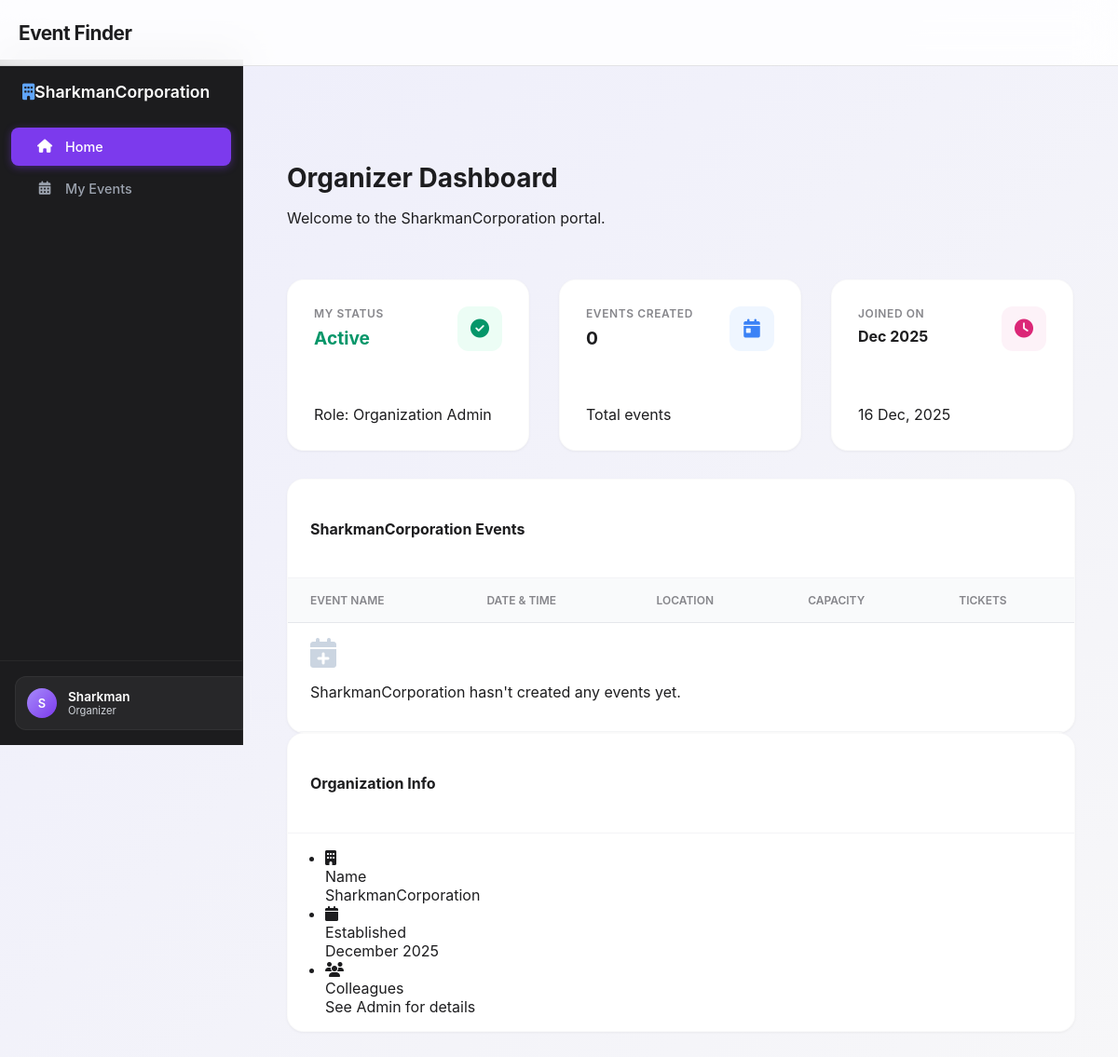
The app's page /dashboard/org/5/user/ (signed in), older data.
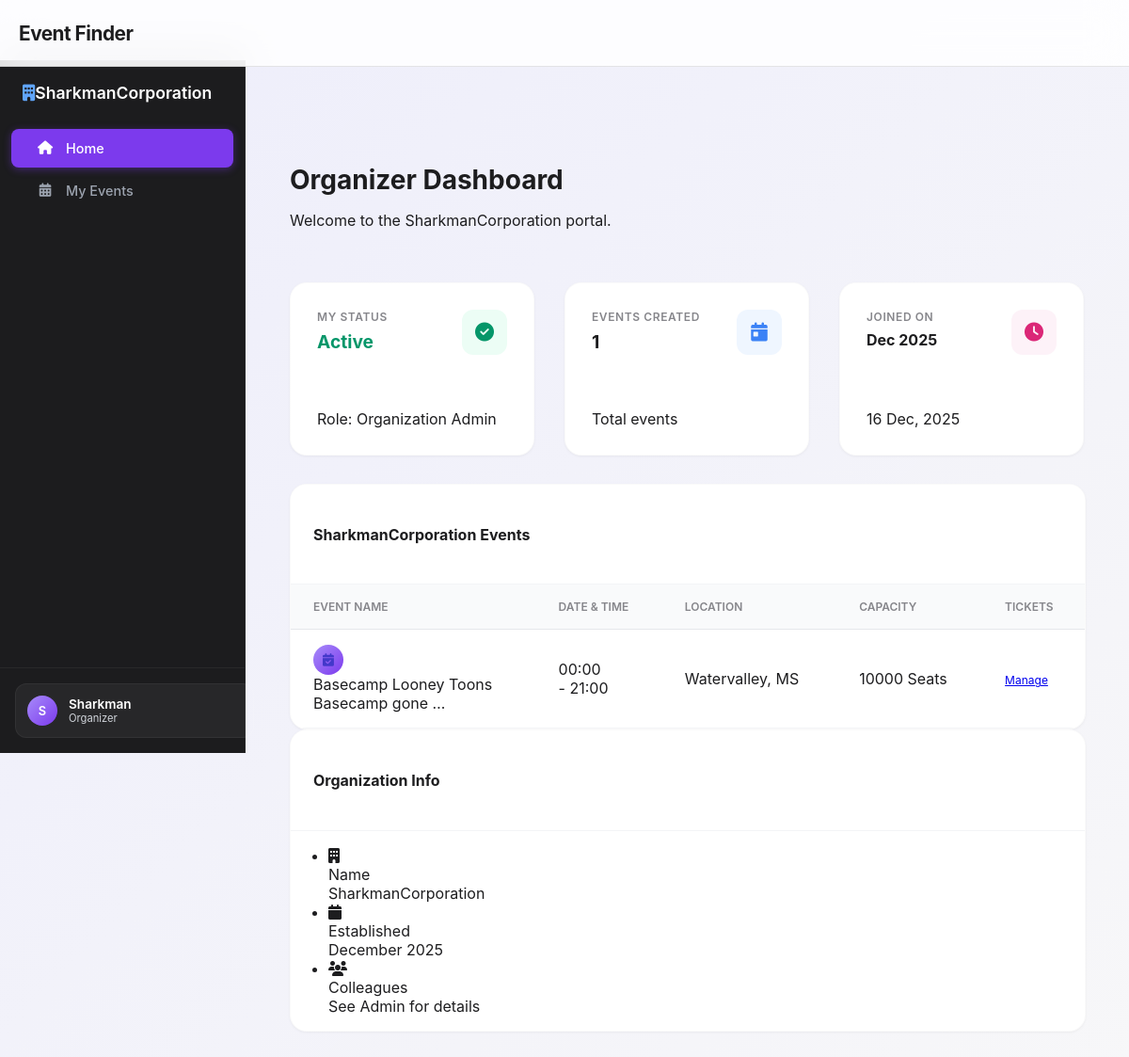
The same page, newer data.
### App/models.py (models this page shows, shortened)
class Organization(models.Model):
    name = models.CharField(max_length=255, unique=True)
    created_at = models.DateTimeField(auto_now_add=True)

class Event(models.Model):
    organization = models.ForeignKey(Organization, on_delete=models.CASCADE)
    title = models.CharField(max_length=100)
    description = models.TextField()
    banner_image = models.ImageField(upload_to='event_images/')
    location = models.CharField(max_length=100)
    date = models.DateField()
    start_time = models.TimeField()
    end_time = models.TimeField()
    capacity = models.IntegerField()
    created_at = models.DateTimeField(auto_now_add=True)

### App/views.py (the view)
# urls.py: path('dashboard/org/<int:org_id>/user/', v.user_dashboard, name='org_user_dashboard'),
@login_required
def user_dashboard(request, org_id):
    membership = OrganizationMembership.objects.filter(
        user=request.user,
        organization_id=org_id,
        status='active'
    ).first()
    if not membership:
        messages.error(request, "You do not belong to this organization.")
        return redirect("home_page")
    my_events = Event.objects.filter(
        organization=membership.organization
    ).order_by('-created_at')
    return render(request, "org_user_dashboard.html", {
        "organization": membership.organization,
        "membership": membership,
        "my_events": my_events,
    })

### App/context_processors.py (called while the page is built)
def current_url(request):
    return {
        'current_path': request.path,
        'current_full_url': request.get_full_path(),
        'current_absolute_uri': request.build_absolute_uri(),
    }

def base_view(request):
    if not request.user.is_authenticated:
        return {}
    membership = OrganizationMembership.objects.filter(user=request.user).first()
    if not membership:
        return {}
    if membership.role == "admin":
        status = 1
    elif membership.role == 'user':
        status = 2
    else:
        status = 3
    return {
        'status': status,
        'membership': membership
    }

### App/templates/org_user_dashboard.html (shortened to what the changed rows need)
{% extends "base.html" %}
{% load static %}
{% block content %}
<link rel="stylesheet" href="{% static 'admin_dashboard.css' %}">
<nav class="sidebar">
    <div class="sidebar-brand">
        <i class="fas fa-building me-2" style="color: #60a5fa;"></i> {{ organization.name }}
    </div>
    <div class="nav flex-column mt-3">
        <a href="#" class="nav-link active">
        </a>
        <a href="#my-events" class="nav-link">
        </a>
    </div>
    <div class="sidebar-footer">
        <div class="user-profile-btn">
        </div>
    </div>
</nav>
<main class="main-content animate-fade-in">
    <div class="dashboard-header">
        <div>
            <h1 class="page-title">Organizer Dashboard</h1>
            <p class="text-muted m-0 small">Welcome to the {{ organization.name }} portal.</p>
        </div>
    </div>
    <div class="stats-grid">
        <div class="stat-card">
            <div class="stat-header">
                <div>
                    <div class="stat-label">Events Created</div>
                    <div class="stat-value" style="font-size: 1.2rem;">{{ my_events.count }}</div>
                </div>
            </div>
        </div>
    </div>
    <div class="row g-4">
        <div class="col-lg-8" id="my-events">
            <div class="table-card h-100">
                <div class="table-header">
                    <h5 class="m-0 fw-bold" style="font-size: 1rem;">{{ organization.name }} Events</h5>
                </div>
                <div class="table-responsive">
                    <table class="table custom-table mb-0">
                        <thead>
                            <tr>
                                <th>Event Name</th>
                                <th>Date & Time</th>
                                <th>Location</th>
                                <th>Capacity</th>
                                <th class="text-end">Tickets</th>
                            </tr>
                        </thead>
                        <tbody>
                            {% for event in my_events %}
                            <tr>
                                <td>
                                    <div class="d-flex align-items-center">
                                        <div class="user-avatar rounded" style="background-color: #e0e7ff; color: #4338ca; width:32px; height:32px;">
                                            <i class="fas fa-calendar-check"></i>
                                        </div>
                                        <div class="ms-2">
                                            <div class="fw-bold text-dark">{{ event.title }}</div>
                                            <div class="small text-muted" style="max-width: 150px; white-space: nowrap; overflow: hidden; text-overflow: ellipsis;">
                                                {{ event.description }}
                                            </div>
                                        </div>
                                    </div>
                                </td>
                                <td class="text-muted small">
                                    <div class="fw-bold text-dark">{{ event.start_time|time:"H:i" }}</div>
                                    <div>- {{ event.end_time|time:"H:i" }}</div>
                                </td>
                                <td class="text-muted small">{{ event.location }}</td>
                                <td>
                                    <span class="badge bg-light text-dark border">
                                        {{ event.capacity }} Seats
                                    </span>
                                </td>
                                <td class="text-end">
                                    <a href="{% url 'ticket_tier' event.id %}" class="btn btn-outline-primary btn-sm py-0" style="font-size: 0.75rem;">
                                        Manage
                                    </a>
                                </td>
                            </tr>
                            {% empty %}
                            <tr>
                                <td colspan="5" class="text-center py-5">
                                    <div class="text-muted">
                                        <i class="fas fa-calendar-plus fa-2x mb-3" style="color: #cbd5e1;"></i>
                                        <p>{{ organization.name }} hasn't created any events yet.</p>
                                    </div>
                                </td>
                            </tr>
                            {% endfor %}
                        </tbody>
                    </table>
                </div>
            </div>
        </div>
        <div class="col-lg-4">
            <div class="table-card mb-4">
                <div class="p-3">
                    <ul class="list-unstyled m-0">
                        <li class="d-flex align-items-center mb-3">
                            <div>
                                <div class="small fw-bold text-dark">Name</div>
                                <div class="small text-muted">{{ organization.name }}</div>
                            </div>
                        </li>
                        <li class="d-flex align-items-center mb-3">
                            <div>
                                <div class="small fw-bold text-dark">Established</div>
                                <div class="small text-muted">{{ organization.created_at|date:"F Y" }}</div>
                            </div>
                        </li>
                    </ul>
                </div>
            </div>
        </div>
    </div>
</main>
{% endblock %}

Row changes from the older to the newer data that the page shows:
shown differently, row unchanged: Organization "SharkmanCorporation": name "SharkmanCorporation" → (not shown)
added Event: title "Basecamp Looney Toons", description "Basecamp gone…", start_time "00:00", end_time "21:00", location "Watervalley, MS", capacity "10000"
Text that changed along with them:
{{ my_events.count }}: "0" → "1"
text no longer shown: "hasn't created any events yet."
